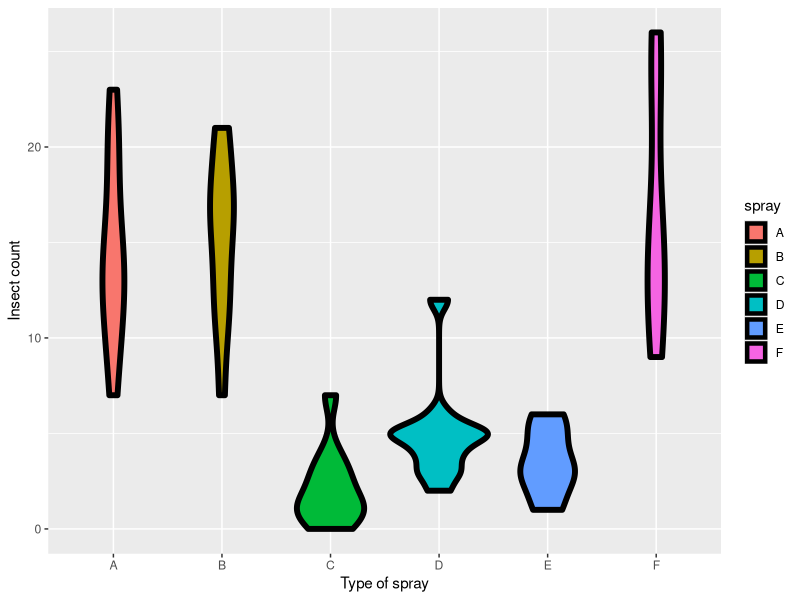
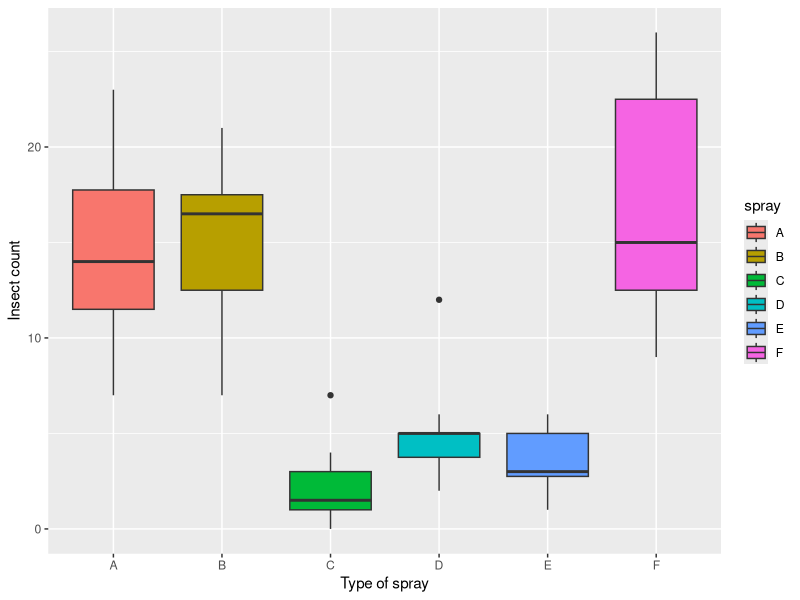

R code for these plots, in order:
require(datasets)

data("InsectSprays")

library(tidyverse)

#Cirandagem
g = ggplot(data = InsectSprays, 
           aes( y = count, x = spray, fill  = spray)) + 
  geom_violin(colour = "black", size = 2) + 
  xlab("Type of spray") + ylab("Insect count")
g

#Boxplot é melhor né
g = ggplot(data = InsectSprays, 
           aes( y = count, x = spray, fill  = spray)) + 
  geom_boxplot() + 
  xlab("Type of spray") + ylab("Insect count")
g


# Fit linear model  -------------------------------------------------------
#Estas estimativas são exatamente a média
summary(lm(count ~ spray, data = InsectSprays))$coef #Aqui a referência do teste de hipótese é o sprayA (Beta0)
#Beta0 + Beta1 = média de sprayB
#Beta0 + Beta2 = média de sprayC

## Hard coding the dummy variables manually
# Ao omitir spray == 'A', estou dizendo que essa é minha referência
# O que R está fazendo por trás
summary(lm(count ~ 
             I(1 * (spray == 'B')) + I(1 * (spray == 'C')) +
             I(1 * (spray == 'D')) + I(1 * (spray == 'E')) + 
             I(1 * (spray == 'F')), 
        data = InsectSprays))$coef

#Com 6 médias é impossível tentar dar fit em 7 parâmetros
summary(lm(count ~ 
             I(1 * (spray == 'B')) + I(1 * (spray == 'C')) +
             I(1 * (spray == 'D')) + I(1 * (spray == 'E')) + 
             I(1 * (spray == 'F')) + I(1 * (spray == 'A')), 
           data = InsectSprays))

# Removendo a intersecção, ele não considera nenhum como referência (que seria o primeiro nível do fator spray)
summary(lm(count ~ spray - 1, data = InsectSprays))$coef #Aqui a referência do teste de hipótese é 0, ou seja, ver se cada média é ou não diferente de 0

#O resultado é igual a média
summarise(group_by(InsectSprays, spray), mean = mean(count))

levels(InsectSprays$spray)
str(InsectSprays$spray)

# With relevel, C will be the first level, and so the reference
#Intersecção será a média de C
spray2 = relevel(InsectSprays$spray, "C") # Ele muda a referência com relevel 
summary(lm(count ~ spray2, data = InsectSprays))$coef

summary(lm(count ~ spray2 - 1, data = InsectSprays))
